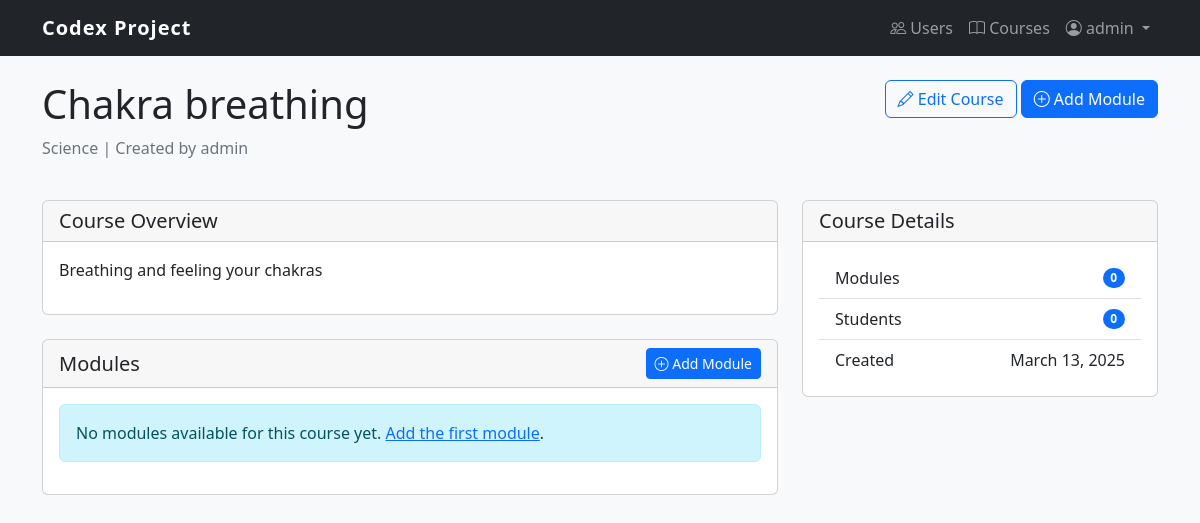
Before: /content/course/chakra-breathing/ (signed in) with the older database file.
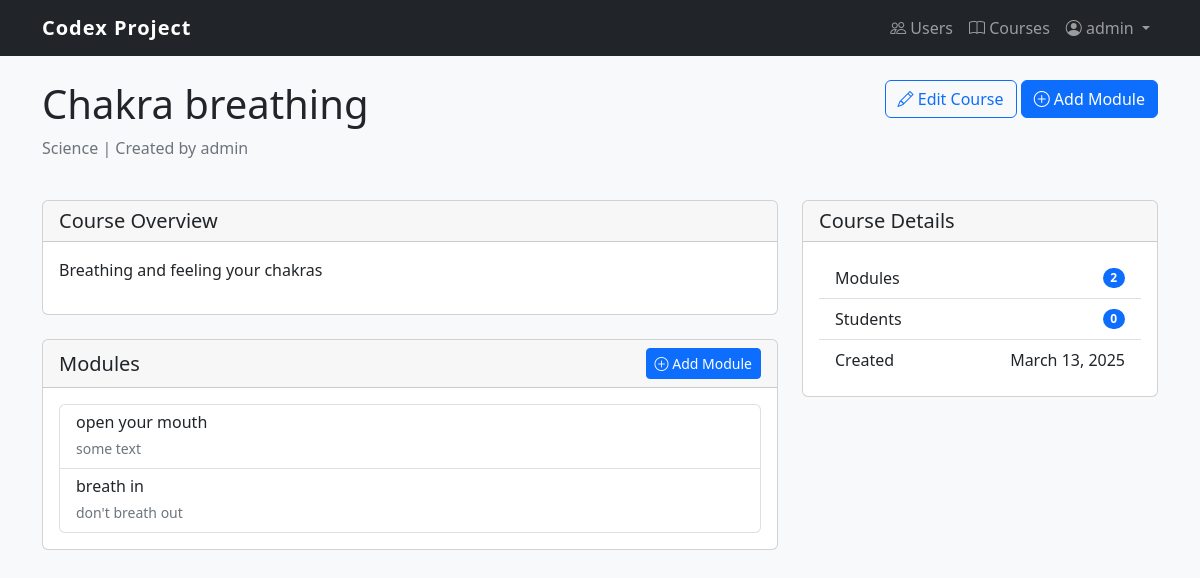
After: the same page with the newer database file.
### content_management/models.py (models this page shows, shortened)
class Course(models.Model):
    title = models.CharField(max_length=200)
    slug = models.SlugField(max_length=200, unique=True)
    overview = models.TextField()
    created = models.DateTimeField(auto_now_add=True)
    subject = models.ForeignKey(Subject, related_name='courses', on_delete=models.CASCADE)
    owner = models.ForeignKey(settings.AUTH_USER_MODEL,
                             related_name='courses_created',
                             on_delete=models.CASCADE)
    students = models.ManyToManyField(settings.AUTH_USER_MODEL,
                                     related_name='courses_enrolled',
                                     blank=True)
    class Meta:
        ordering = ['-created']

class Subject(models.Model):
    title = models.CharField(max_length=200)
    slug = models.SlugField(max_length=200, unique=True)
    description = models.TextField(blank=True)
    class Meta:
        ordering = ['title']

class Module(models.Model):
    course = models.ForeignKey(Course, related_name='modules', on_delete=models.CASCADE)
    title = models.CharField(max_length=200)
    description = models.TextField(blank=True)
    order = models.PositiveIntegerField(default=0)
    class Meta:
        ordering = ['order']

### user_management/models.py (models this page shows, shortened)
class User(AbstractUser):
    USER = 'USER'
    TEACHER = 'TEACHER'
    ADMIN = 'ADMIN'
    ROLE_CHOICES = [
        (USER, 'User'),
        (TEACHER, 'Teacher'),
        (ADMIN, 'Admin'),
    ]
    role = models.CharField(max_length=10, choices=ROLE_CHOICES, default=USER)
    def is_teacher(self):
        return self.role == self.TEACHER
    def is_administrator(self):
        return self.role == self.ADMIN

### content_management/views.py (the view, shortened to what this page needs)
# urls.py: path('course/<slug:slug>/', views.CourseDetailView.as_view(), name='course_detail'),
class CourseDetailView(LoginRequiredMixin, DetailView):
    model = Course
    template_name = 'content_management/course_detail.html'
    def dispatch(self, request, *args, **kwargs):
        course = self.get_object()
        if not (request.user.is_administrator() or
                request.user == course.owner or
                course.students.filter(id=request.user.id).exists()):
            messages.error(request, "You don't have access to this course.")
            return redirect('content_management:course_list')
        return super().dispatch(request, *args, **kwargs)
    def get_context_data(self, **kwargs):
        context = super().get_context_data(**kwargs)
        if self.request.user == self.object.owner or self.request.user.is_administrator():
            context['is_instructor'] = True
        return context

### content_management/templates/content_management/course_detail.html (shortened to what this page needs)
{% extends 'content_management/base.html' %}
{% block content_management %}
    <div class="row mb-4">
        <div class="col-md-8">
            <h1>{{ course.title }}</h1>
            <p class="text-muted">{{ course.subject.title }} | Created by {{ course.owner.username }}</p>
        </div>
        <div class="col-md-4 text-end">
            {% if is_instructor %}
                <a href="{% url 'content_management:course_update' course.slug %}" class="btn btn-outline-primary">
                    <i class="bi bi-pencil"></i> Edit Course
                </a>
                <a href="{% url 'content_management:module_create' course_slug=course.slug %}" class="btn btn-primary">
                    <i class="bi bi-plus-circle"></i> Add Module
                </a>
            {% endif %}
        </div>
    </div>
    <div class="row">
        <div class="col-md-8">
            <div class="card mb-4">
                <div class="card-header">
                    <h5 class="mb-0">Course Overview</h5>
                </div>
                <div class="card-body">
                    <p>{{ course.overview }}</p>
                </div>
            </div>
            <div class="card">
                <div class="card-header d-flex justify-content-between align-items-center">
                    <h5 class="mb-0">Modules</h5>
                    {% if is_instructor %}
                        <a href="{% url 'content_management:module_create' course_slug=course.slug %}" class="btn btn-sm btn-primary">
                            <i class="bi bi-plus-circle"></i> Add Module
                        </a>
                    {% endif %}
                </div>
                <div class="card-body">
                    {% if course.modules.all %}
                        <div class="list-group">
                            {% for module in course.modules.all %}
                                <a href="{% url 'content_management:module_detail' module.id %}" class="list-group-item list-group-item-action d-flex justify-content-between align-items-center">
                                    <div>
                                        <h6 class="mb-1">{{ module.title }}</h6>
                                        <small class="text-muted">{{ module.description|truncatewords:10 }}</small>
                                    </div>
                                </a>
                            {% endfor %}
                        </div>
                    {% else %}
                        <div class="alert alert-info">
                            No modules available for this course yet.
                            {% if is_instructor %}
                                <a href="{% url 'content_management:module_create' course_slug=course.slug %}">Add the first module</a>.
                            {% endif %}
                        </div>
                    {% endif %}
                </div>
            </div>
        </div>
        <div class="col-md-4">
            <div class="card mb-4">
                <div class="card-header">
                    <h5 class="mb-0">Course Details</h5>
                </div>
                <div class="card-body">
                    <ul class="list-group list-group-flush">
                        <li class="list-group-item d-flex justify-content-between align-items-center">
                            Modules
                            <span class="badge bg-primary rounded-pill">{{ course.modules.count }}</span>
                        </li>
                        <li class="list-group-item d-flex justify-content-between align-items-center">
                            Students
                            <span class="badge bg-primary rounded-pill">{{ course.students.count }}</span>
                        </li>
                        <li class="list-group-item">
                            Created
                            <span class="float-end">{{ course.created|date:"F j, Y" }}</span>
                        </li>
                    </ul>
                </div>
            </div>
        </div>
    </div>
{% endblock %}

Changed rows visible on the page:
computed for Course "Chakra breathing": modules.count "0" → "2"
added Module: title "open your mouth", description "some text"
added Module: title "breath in", description "don't breath out"
Other visible differences:
text no longer shown: "No modules available for this course yet. Add the first module ."
